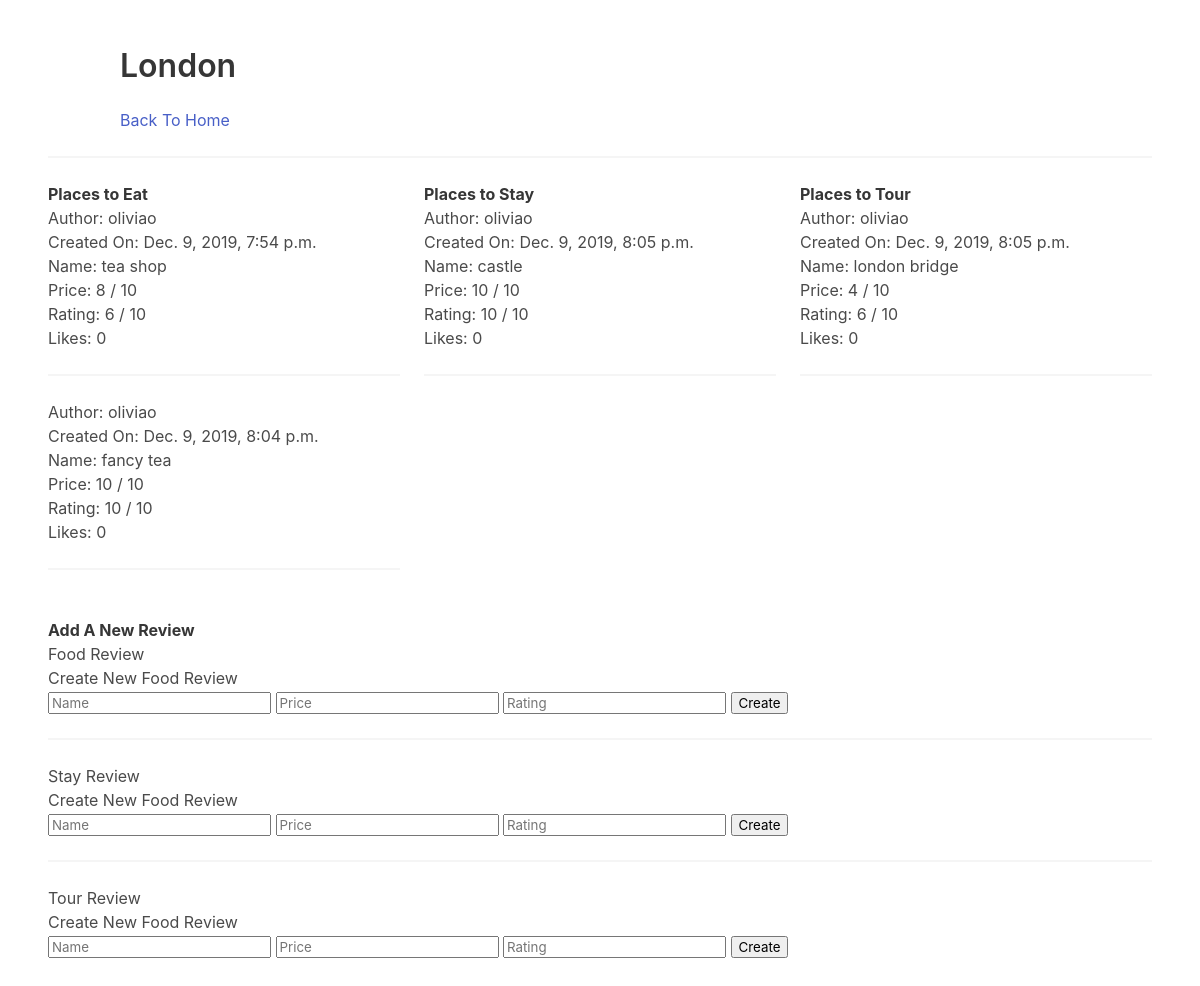
The page /place/London on the database its author committed.
### core/models.py (models this page shows, shortened)
class Place(models.Model):
    name = models.CharField(max_length=140)
    food = models.ManyToManyField(FoodReview, blank=True)
    tour = models.ManyToManyField(TourReview, blank=True)
    stay = models.ManyToManyField(StayReview, blank=True)

class FoodReview(models.Model):
    author = models.ForeignKey(User, on_delete=models.DO_NOTHING)
    body = models.CharField(max_length=140)
    created_at = models.DateTimeField(auto_now=True)
    num_likes = models.IntegerField(default=0)
    price = models.IntegerField(default = 0)
    rating = models.IntegerField(default = 0)

class StayReview(models.Model):
    author = models.ForeignKey(User, on_delete=models.DO_NOTHING)
    body = models.CharField(max_length=140)
    created_at = models.DateTimeField(auto_now=True)
    num_likes = models.IntegerField(default=0)
    price = models.IntegerField(default = 0)
    rating = models.IntegerField(default = 0)

class TourReview(models.Model):
    author = models.ForeignKey(User, on_delete=models.DO_NOTHING)
    body = models.CharField(max_length=140)
    created_at = models.DateTimeField(auto_now=True)
    num_likes = models.IntegerField(default=0)
    price = models.IntegerField(default = 0)
    rating = models.IntegerField(default = 0)

### core/views.py (the view)
# urls.py: path('place/<str:name>', place, name='place'),
def place(request, name):
    if request.method == "POST":
        body = request.POST["name"]
        price = request.POST["price"]
        rating = request.POST["rating"]
        p = Place.objects.get(name=name)
        if 'food' in request.POST:
            f = FoodReview.objects.create(author=request.user, body=body, num_likes=0, price=price, rating=rating)
            p.food.add(f)
        elif 'stay' in request.POST:
            s = StayReview.objects.create(author=request.user, body=body, num_likes=0, price=price, rating=rating)
            p.stay.add(s)
        elif 'tour' in request.POST:
            t = TourReview.objects.create(author=request.user, body=body, num_likes=0, price=price, rating=rating)
            p.tour.add(t)
        return redirect(request.META['HTTP_REFERER'])
    else:
        place = Place.objects.get(name=name)
        foodRev = place.food.all()
        stayRev = place.stay.all()
        tourRev = place.tour.all()
        return render(request, "place.html", {"place": place, "foodRev": foodRev, "stayRev" : stayRev, "tourRev": tourRev})

### core/templates/place.html (shortened to what this page needs)
<!DOCTYPE html>
<html>
  <head>
    <link rel="stylesheet" href="https://cdn.jsdelivr.net/npm/bulma@0.8.0/css/bulma.min.css">
  </head>
  <body>
  <section class="section">
    <div class="container">
      <h1 class="title">
        {{place.name}}
      </h1>
      <a href="/">Back To Home</a>
    </div>
    <hr>
    <div class="columns">
                <div class="column">
                                <strong> Places to Eat </strong>
                                {% for f in foodRev %}
                                        <p> Author: {{f.author}}</p>
                                        <p> Created On: {{f.created_at}}</p>
                                        <p> Name: {{f.body}} </p>
                                       <p> Price: {{f.price}} / 10</p>
                                       <p> Rating: {{f.rating}} / 10</p>
                                       <p> Likes: {{f.num_likes}} </p>
                                        <hr>
                                {% endfor %}
                </div>
                <div class="column">
                                <strong> Places to Stay </strong>
                                {% for s in stayRev %}
                                        <p> Author: {{s.author}}</p>
                                        <p> Created On: {{s.created_at}}</p>
                                        <p> Name: {{s.body}} </p>
                                       <p> Price: {{s.price}} / 10</p>
                                       <p> Rating: {{s.rating}} / 10</p>
                                       <p> Likes: {{s.num_likes}} </p>
                                        <hr>
                                {% endfor %}
                </div>
                <div class="column">
                                <strong> Places to Tour </strong>
                                {% for t in tourRev %}
                                       <p> Author: {{t.author}}</p>
                                       <p> Created On: {{t.created_at}}</p>
                                       <p> Name: {{t.body}} </p>
                                       <p> Price: {{t.price}} / 10</p>
                                       <p> Rating: {{t.rating}} / 10</p>
                                       <p> Likes: {{t.num_likes}} </p>
                                        <hr>
                                {% endfor %}
                </div>
              </div>
<strong>Add A New Review</strong>
<h5> Food Review </h5>
<form method="POST" action={{place.name}}>
    <p>Create New Food Review</p>
    <input name="name" placeholder="Name" />
    <input name="price" placeholder="Price" />
    <input name="rating" placeholder="Rating" />
    <input type="submit" name="food" value="Create"/>
</form>
<hr>
<h5> Stay Review </h5>
<form method="POST" action={{place.name}}>
    <p>Create New Food Review</p>
    <input name="name" placeholder="Name" />
    <input name="price" placeholder="Price" />
    <input name="rating" placeholder="Rating" />
    <input type="submit" name="stay" value="Create"/>
</form>
<hr>
<h5> Tour Review </h5>
<form method="POST" action={{place.name}}>
    <p>Create New Food Review</p>
    <input name="name" placeholder="Name" />
    <input name="price" placeholder="Price" />
    <input name="rating" placeholder="Rating" />
    <input type="submit" name="tour" value="Create"/>
</form>
  </section>
  </body>
</html>

### rows shown on the page
Place: name "London"
FoodReview: author "oliviao", created_at "Dec. 9, 2019, 7:54 p.m.", body "tea shop", price "8", rating "6", num_likes "0"
FoodReview: author "oliviao", created_at "Dec. 9, 2019, 8:04 p.m.", body "fancy tea", price "10", rating "10", num_likes "0"
StayReview: author "oliviao", created_at "Dec. 9, 2019, 8:05 p.m.", body "castle", price "10", rating "10", num_likes "0"
TourReview: author "oliviao", created_at "Dec. 9, 2019, 8:05 p.m.", body "london bridge", price "4", rating "6", num_likes "0"
